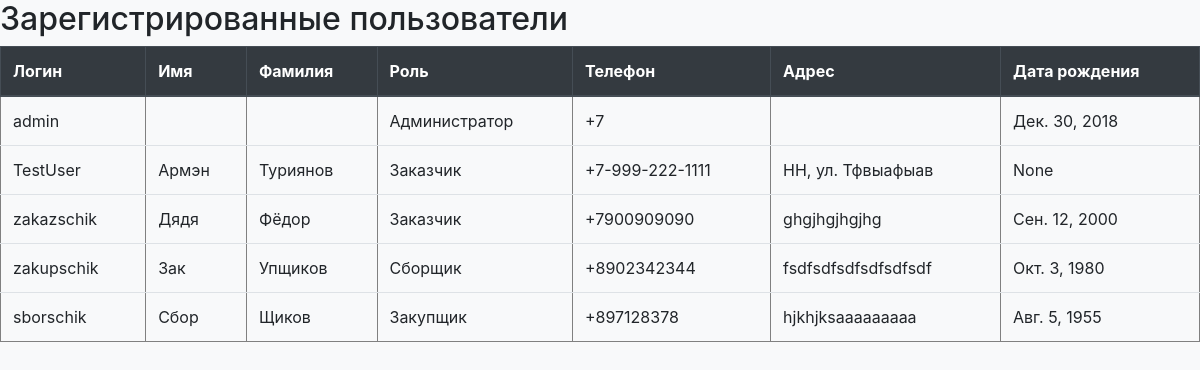
Page /users/ (signed in) on the committed database.
### main/models.py (models this page shows)
class User(AbstractUser):
    phone = models.CharField(max_length=20, blank=True, null=True)
    location = models.CharField(max_length=255, blank=True, null=True)
    birth_date = models.DateField(blank=True, null=True)
    ZAKAZSCHIK = 'Заказчик'
    SBORSCHIK = 'Сборщик'
    ZAKUPSCHIK = 'Закупщик'
    ADMINISTRATOR = 'Администратор'
    ROLES = (
        (Roles.ZAKAZSCHIK, ZAKAZSCHIK),
        (Roles.SBORSCHIK, SBORSCHIK),
        (Roles.ZAKUPSCHIK, ZAKUPSCHIK),
        (Roles.ADMINISTRATOR, ADMINISTRATOR),
    )
    role = models.PositiveIntegerField(choices=ROLES, default=Roles.ZAKAZSCHIK)

### main/views.py (the view)
# urls.py: path('users/', main_views.UsersListView.as_view(), name='users'),
class UsersListView(LoginRequiredMixin, TemplateView):
    template_name = 'main/users_list.html'
    def get_context_data(self, **kwargs):
        context = super().get_context_data(**kwargs)
        context['users'] = _models.User.objects.all()
        return context

### main/templates/main/users_list.html (shortened to what this page needs)
{% extends 'base.html' %}
{% block content %}
<div>
    <h2>Зарегистрированные пользователи</h2>
    <table border="1px" class="table">
        <thead class="thead-dark">
        <tr>
            <th scope="col">Логин</th>
            <th scope="col">Имя</th>
            <th scope="col">Фамилия</th>
            <th scope="col">Роль</th>
            <th scope="col">Телефон</th>
            <th scope="col">Адрес</th>
            <th scope="col">Дата рождения</th>
        </tr>
        </thead>
        <tbody>
        {% for user in users %}
        <tr>
            <td>{{ user.username }}</td>
            <td>{{ user.first_name }}</td>
            <td>{{ user.last_name }}</td>
            {% if user.role == 3 %}
            <td> Администратор</td>
            {% elif user.role == 2 %}
            <td> Сборщик</td>
            {% elif user.role == 1 %}
            <td> Закупщик</td>
            {% else %}
            <td> Заказчик</td>
            {% endif %}
            <td>{{ user.phone }}</td>
            <td>{{ user.location }}</td>
            <td>{{ user.birth_date }}</td>
        </tr>
        {% endfor %}
        </tbody>
    </table>
</div>
{% endblock content %}

### templates/base.html (shortened to what this page needs)
{% load static %}
<!DOCTYPE html>
<html lang="en">
<head>
    <link rel="stylesheet" href="https://stackpath.bootstrapcdn.com/bootstrap/4.3.1/css/bootstrap.min.css">
    <link rel="stylesheet" href="{% static 'css/styles.css' %}">
</head>
<body class="bg-light">
    {% block content %}{% endblock %}
</body>
</html>

### rows in the picture
User: username "admin", role "Администратор", phone "+7", birth_date "Дек. 30, 2018"
User: username "TestUser", first_name "Армэн", last_name "Туриянов", role "Заказчик", phone "+7-999-222-1111", location "НН, ул. Тфвыафыав", birth_date "None"
User: username "zakazschik", first_name "Дядя", last_name "Фёдор", role "Заказчик", phone "+7900909090", location "ghgjhgjhgjhg", birth_date "Сен. 12, 2000"
User: username "zakupschik", first_name "Зак", last_name "Упщиков", role "Сборщик", phone "+8902342344", location "fsdfsdfsdfsdfsdfsdf", birth_date "Окт. 3, 1980"
User: username "sborschik", first_name "Сбор", last_name "Щиков", role "Закупщик", phone "+897128378", location "hjkhjksaaaaaaaaa", birth_date "Авг. 5, 1955"
